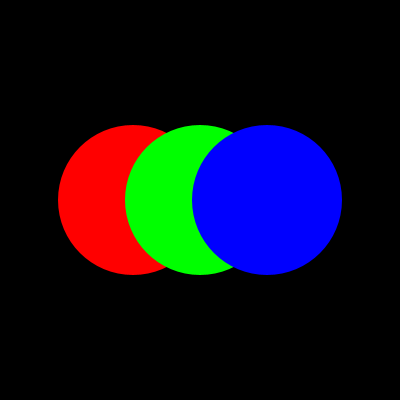
Frame 1 (no input)
Frame 60 (the mouse pressed at the canvas centre just before this capture): identical to frame 1, image omitted
Frame 120 (the mouse held since frame 60 and released just before this capture): identical to frame 1, image omitted

The Processing sketch that drew this single still picture (run headless with seeded random() and noise(); from frame 60 on, the mouse is pressed at the canvas centre):

// Processing sketch: color_array
// ── color_array.pde
color[] colors = {color(255,0,0), color(0,255,0), color(0,0,255)};

void setup() {
  size(400, 400);
  noStroke();
}

void draw() {
  background(0);
  fill(colors[0]);
  ellipse(width/3, height/2, 150, 150);
  fill(colors[1]);
  ellipse(width/2, height/2, 150, 150);
  fill(colors[2]);
  ellipse(width-width/3, height/2, 150, 150);
}
